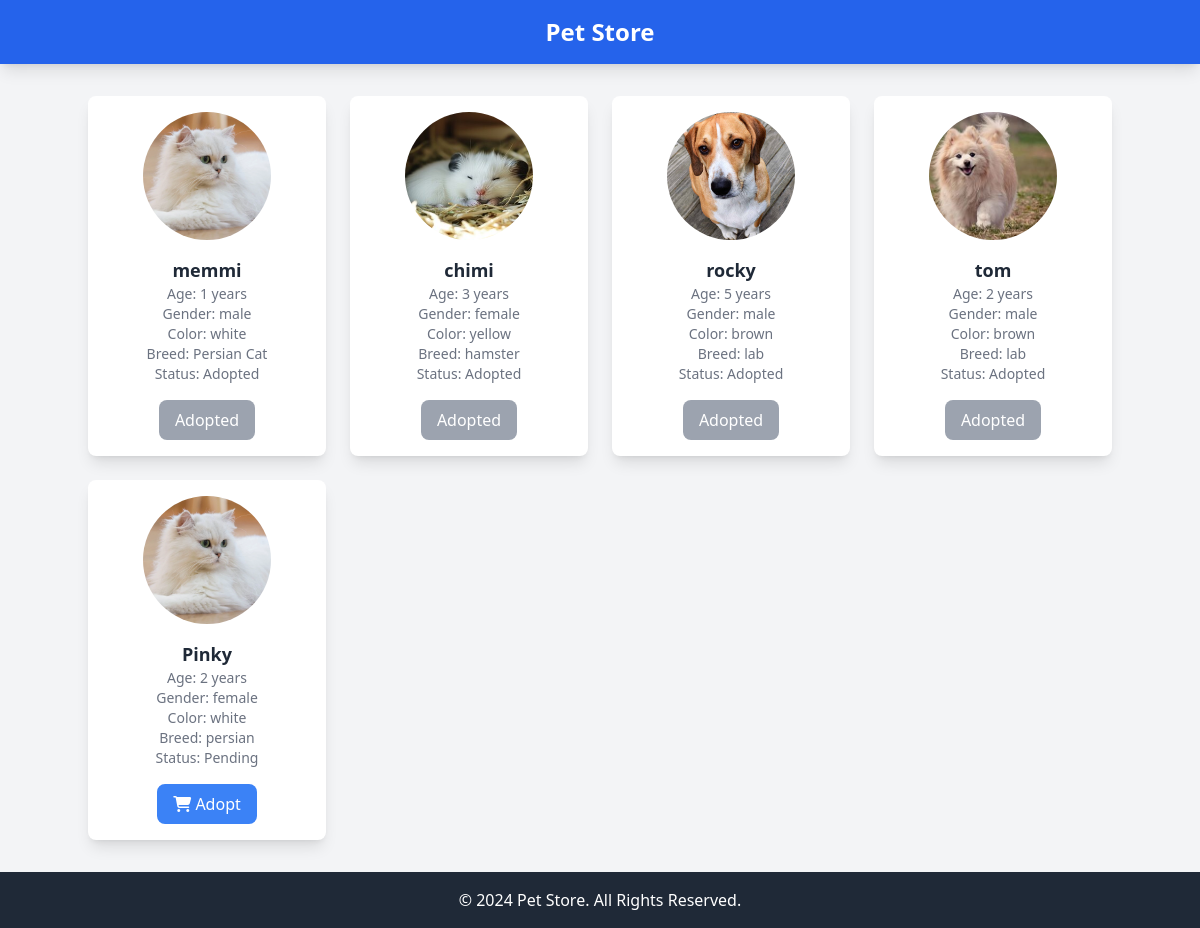
The app's page /adoptlist/ with its own data.
### petapp/models.py (models this page shows)
class Adopt(models.Model):
    name = models.CharField(max_length=100)
    age = models.IntegerField()
    gender = models.CharField(max_length=100)
    color = models.CharField(max_length=100)
    breed = models.CharField(max_length=100)
    image = models.ImageField(upload_to='pet_image/')
    price=models.IntegerField(blank=True, null=True)
    status = models.CharField(max_length=50, choices=[('Pending', 'Pending'),('Adopted', 'Adopted')], default='Pending')

### petapp/views.py (the view)
# urls.py: path('adoptlist/', views.adopt_list, name='adoptlist'),
def adopt_list(request):
    pets = Adopt.objects.all()
    return render(request, 'adoptlist.html', {'pets': pets})

### petapp/templates/adoptlist.html (shortened to what this page needs)
<!DOCTYPE html>
<html lang="en">
<head>
    <script src="https://cdn.tailwindcss.com"></script>
    <link rel="stylesheet" href="https://cdnjs.cloudflare.com/ajax/libs/font-awesome/6.5.0/css/all.min.css" />
</head>
<body class="bg-gray-100">
    <header class="bg-blue-600 text-white py-4 shadow-lg">
        <h2 class="text-center text-2xl font-bold">Pet Store</h2>
    </header>
    <div class="container mx-auto py-8">
        <div class="grid grid-cols-1 sm:grid-cols-2 md:grid-cols-3 lg:grid-cols-4 gap-6">
            {% for pet in pets %}
            <div class="bg-white rounded-lg shadow-lg p-4 flex flex-col items-center">
                <img src="{{ pet.image.url }}" alt="{{ pet.name }}" class="w-32 h-32 object-cover rounded-full mb-4">
                <h3 class="text-lg font-semibold text-gray-800">{{ pet.name }}</h3>
                <p class="text-sm text-gray-500">Age: {{ pet.age }} years</p>
                <p class="text-sm text-gray-500">Gender: {{ pet.gender }}</p>
                <p class="text-sm text-gray-500">Color: {{ pet.color }}</p>
                <p class="text-sm text-gray-500">Breed: {{ pet.breed }}</p>
                <p class="text-sm text-gray-500">Status: {{ pet.status }}</p>
                {% if pet.status == 'Pending' %}
                <a href="{% url 'petadopt' pet.id %}" class="mt-4 bg-blue-500 text-white px-4 py-2 rounded-lg hover:bg-blue-600 transition">
                    <i class="fa-solid fa-cart-shopping"></i> Adopt
                </a>
                {% else %}
                <button class="mt-4 bg-gray-400 text-white px-4 py-2 rounded-lg cursor-not-allowed" disabled>
                    Adopted
                </button>
                {% endif %}
            </div>
            {% endfor %}
        </div>
    </div>
    <footer class="bg-gray-800 text-white text-center py-4">
        <p>&copy; 2024 Pet Store. All Rights Reserved.</p>
    </footer>
</body>
</html>

### records on screen
Adopt: image (picture), name "memmi", age "1", gender "male", color "white", breed "Persian Cat", status "Adopted"
Adopt: image (picture), name "chimi", age "3", gender "female", color "yellow", breed "hamster", status "Adopted"
Adopt: image (picture), name "rocky", age "5", gender "male", color "brown", breed "lab", status "Adopted"
Adopt: image (picture), name "tom", age "2", gender "male", color "brown", breed "lab", status "Adopted"
Adopt: image (picture), name "Pinky", age "2", gender "female", color "white", breed "persian", status "Pending", shows "Adopt"
